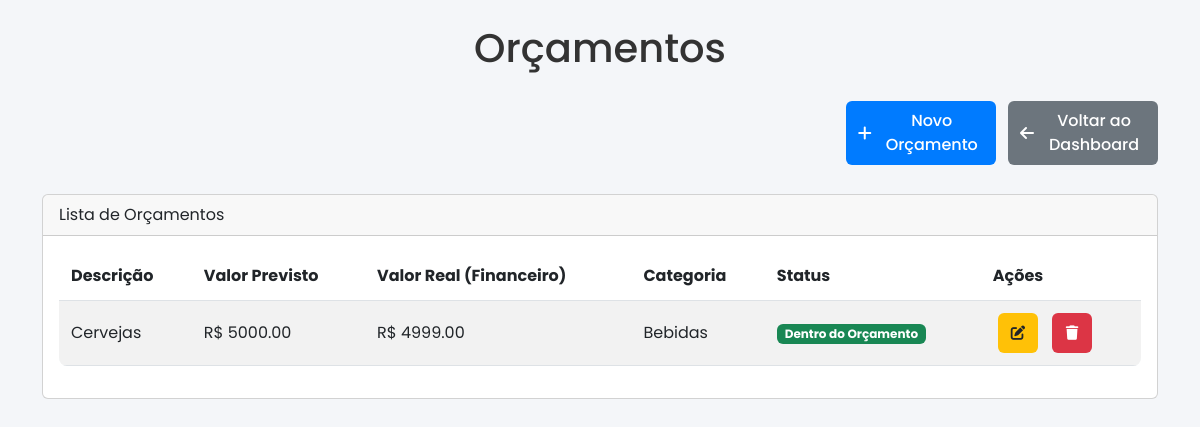
Screenshot of /orcamentos (signed in) with the database file from the repository.
### tables this page shows
CREATE TABLE orcamentos (
            id INTEGER PRIMARY KEY AUTOINCREMENT,
            nome TEXT NOT NULL,
            valor_previsto REAL NOT NULL,
            categoria TEXT
        );

### app.py (the view, shortened to what this page needs)
@app.route('/orcamentos', methods=['GET', 'POST'])
@login_required
def controle_orcamentos():
    conn = get_db_connection()
    try:
        orcamentos = conn.execute('SELECT * FROM orcamentos').fetchall()
        resumo_orcamentos = calcular_resumo_orcamentos(orcamentos)
        conn.close()
        return render_template('orcamentos.html', resumo_orcamentos=resumo_orcamentos, is_root=session.get('is_root', False))
    except sqlite3.Error as e:
        conn.rollback()
        logger.error(f"Erro em controle_orcamentos: {e}")
        conn.close()
        return "Erro no banco de dados!", 500

### app.py (called while the page is built)
def get_db_connection():
    conn = sqlite3.connect('festa.db')
    conn.row_factory = sqlite3.Row
    conn.execute('PRAGMA busy_timeout = 30000')  # Aumentar o timeout para 30 segundos
    return conn

def login_required(f):
    @wraps(f)
    def decorated_function(*args, **kwargs):
        if 'user_id' not in session:
            return redirect(url_for('login'))
        return f(*args, **kwargs)
    return decorated_function

@app.before_request
def load_logged_in_user():
    user_id = session.get('user_id')
    if user_id is None:
        g.user = None
    else:
        conn = get_db_connection()
        g.user = conn.execute('SELECT * FROM usuarios WHERE id = ?', (user_id,)).fetchone()
        conn.close()

### templates/orcamentos.html (shortened to what this page needs)
<!DOCTYPE html>
<html lang="pt-br">
<head>
    <link href="https://cdn.jsdelivr.net/npm/bootstrap@5.3.0/dist/css/bootstrap.min.css" rel="stylesheet">
    <link rel="stylesheet" href="https://cdnjs.cloudflare.com/ajax/libs/font-awesome/6.0.0-beta3/css/all.min.css">
    <link rel="stylesheet" href="{{ url_for('static', filename='style.css') }}">
</head>
<body>
    <div class="container">
        <h1 class="my-4 text-center">Orçamentos</h1>
        <div class="mb-4 text-end">
            <button class="btn btn-primary" data-bs-toggle="modal" data-bs-target="#novoOrcamentoModal">
                <i class="fas fa-plus me-2"></i>Novo Orçamento
            </button>
            <a href="{{ url_for('index') }}" class="btn btn-secondary ms-2">
                <i class="fas fa-arrow-left me-2"></i>Voltar ao Dashboard
            </a>
        </div>
        <div class="card">
            <div class="card-header">Lista de Orçamentos</div>
            <div class="card-body">
                <div class="table-responsive">
                    <table class="table table-striped" id="orcamentos-table">
                        <thead>
                            <tr>
                                <th>Descrição</th>
                                <th>Valor Previsto</th>
                                <th class="hide-on-mobile">Valor Real (Financeiro)</th>
                                <th class="hide-on-mobile">Categoria</th>
                                <th class="hide-on-mobile">Status</th>
                                <th>Ações</th>
                            </tr>
                        </thead>
                        <tbody>
                            {% for orcamento in resumo_orcamentos %}
                            <tr id="orcamento-{{ orcamento['id'] }}">
                                <td>{{ orcamento['nome'] }}</td>
                                <td>R$ {{ "%.2f" % orcamento['valor_previsto'] }}</td>
                                <td class="hide-on-mobile">R$ {{ "%.2f" % orcamento['valor_real'] }}</td>
                                <td class="hide-on-mobile">{{ orcamento['categoria'] or 'Sem categoria' }}</td>
                                <td class="hide-on-mobile">
                                    <span class="badge {{ 'bg-success' if orcamento['status'] == 'Dentro do Orçamento' else 'bg-danger' }}">
                                        {{ orcamento['status'] }}
                                    </span>
                                </td>
                                <td>
                                    <a href="{{ url_for('editar_orcamento', id=orcamento['id']) }}" class="btn btn-warning btn-sm">
                                        <i class="fas fa-edit"></i>
                                    </a>
                                    <a href="{{ url_for('excluir_orcamento', id=orcamento['id']) }}" class="btn btn-danger btn-sm" onclick="return confirm('Tem certeza que deseja excluir este orçamento?')">
                                        <i class="fas fa-trash"></i>
                                    </a>
                                </td>
                            </tr>
                            {% endfor %}
                        </tbody>
                    </table>
                </div>
            </div>
        </div>
    </div>
</body>
</html>

### static/style.css (style rules this page uses)
* { margin: 0; padding: 0; box-sizing: border-box; }
body { font-family: 'Poppins', sans-serif; background-color: #f4f6f9; color: #333; }
.btn { display: inline-flex; align-items: center; justify-content: center; padding: 10px 20px; font-size: 1rem; font-weight: 500; border-radius: 8px; text-decoration: none; transition: all 0.3s ease; width: 100%; max-width: 200px; margin: 5px 0; }
.btn-primary { background-color: #007bff; color: white; border: none; }
.btn-secondary { background-color: #6c757d; color: white; border: none; }
.btn-warning { background-color: #ffc107; color: #212529; border: none; }
.btn-danger { background-color: #dc3545; color: white; border: none; }
.btn-sm { padding: 8px; width: 40px; height: 40px; font-size: 1rem; border-radius: 6px; margin: 0 5px; }
.table { width: 100%; margin-bottom: 1rem; background-color: white; border-radius: 8px; overflow: hidden; }
.table th, .table td { padding: 12px; vertical-align: middle; }
.table-striped tbody tr:nth-of-type(odd) { background-color: #f9fbfd; }

### templates/orcamentos.html (style rules this page uses)
.btn { width: 150px; padding: 8px 12px; font-size: 1rem; border-radius: 6px; }
.btn-sm { width: 40px; height: 40px; padding: 0; font-size: 0.9rem; line-height: 40px; border-radius: 6px; }

### rows the page displays
orcamentos: nome "Cervejas", valor_previsto "5000.00", valor_real "4999.00", categoria "Bebidas", status "Dentro do Orçamento"
